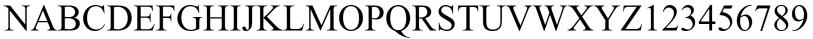
#> input picture 1st part/corrected_templ.png, 1625 x 78 px, found by its file name (shown at 1/2 size)
$ python textRecognizer2.py
#> lines starting #> are read from the running program, lines starting #| are printed output that depends on the picture; after the words box and inside, x2 and y2 are one past the last pixel; in counts of white or black regions, pixels touching at a corner belong together
import cv2
import numpy as np
import requests
from PIL import Image

HEIGHT = 500

def wait():
    key = cv2.waitKey(0)
    if key == ord('q'):
        exit(0)
    cv2.destroyAllWindows()

def cut_corners(img):
    coords = cv2.findNonZero(img)
    x, y, w, h = cv2.boundingRect(coords)
    cropped_image = img[y:y + h, x:x + w]
    return cropped_image

# [50 lines left out: functions match_letter_templater, sort_by_text, not called in this run]
flag = False
# [42 lines left out: function get_letters, not called in this run]

mn = "https://stepik.org/media/attachments/course/187016/MN_templ.png"
templ = "https://stepik.org/media/attachments/course/187016/text_template.png"
templ_corrected_MN = "https://stepik.org/media/attachments/course/187016/corrected_templ.png"

resp = requests.get(templ_corrected_MN, stream=True, timeout=100.0).raw
template = np.asarray(bytearray(resp.read()), dtype="uint8")
template = cv2.imdecode(template, cv2.IMREAD_GRAYSCALE)
#> template is the input picture: shape (78, 1625); min 0, max 255, mean 212.3
_, template = cv2.threshold(template, 230, 255, cv2.THRESH_BINARY_INV)
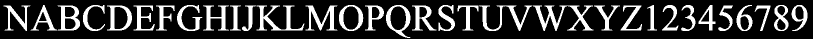
#> template: shape (78, 1625) (shown at 1/2 size); 20.2% white; 32 white regions, largest, box (x1, y1, x2, y2) and area: (1065, 11, 1187, 62) 1933, (513, 11, 609, 61) 1484, (958, 11, 1064, 62) 1373
template = cut_corners(template)
#> in cut_corners, `coords = cv2.findNonZero(img)`: coords = contour of 25620 points, box (x1, y1, x2, y2) (7, 10, 1615, 76), area 23642
#> in cut_corners, `x, y, w, h = cv2.boundingRect(coords)`: x = 7; y = 10; w = 1608; h = 66
#> in cut_corners, `cropped_image = img[y:y + h, x:x + w]`:
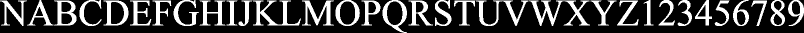
#> cropped_image: shape (66, 1608) (shown at 1/2 size); 24.1% white; 32 white regions, largest, box (x1, y1, x2, y2) and area: (1058, 1, 1180, 52) 1933, (506, 1, 602, 51) 1484, (951, 1, 1057, 52) 1373
# cv2.imshow("Alphabet", template)
th, tw = template.shape
#> th = 66; tw = 1608
# wait()
template = cv2.resize(template, (int(tw / th * HEIGHT), HEIGHT))
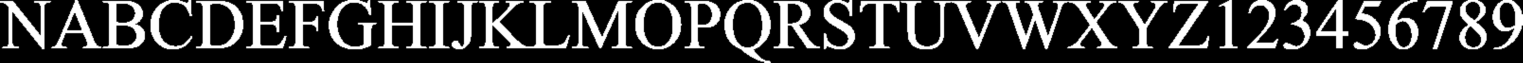
#> template: shape (500, 12181) (shown at 1/8 size); min 0, max 255, mean 61.6
# th, tw = template.shape
# template_contours = get_text_contours(template)

url = "https://stepik.org/media/attachments/course/187016/text_recogn_test_1.png"#input()
# url = "https://ucarecdn.com/f628d67d-377e-4d1e-867c-607ebf161ecc/"
# url = "https://stepik.org/media/attachments/course/187016/corrected_templ.png"
resp = requests.get(url, stream=True, timeout=100.0).raw
image = np.asarray(bytearray(resp.read()), dtype="uint8")
image = cv2.imdecode(image, cv2.IMREAD_GRAYSCALE)
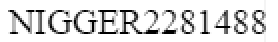
#> input picture 1st part/text_recogn_test_1.png, 139 x 21 px, found by its file name (shown 2 times larger)
#> image is the input picture: shape (21, 139); min 0, max 255, mean 219.6
_, image = cv2.threshold(image, 70, 255, cv2.THRESH_BINARY_INV)
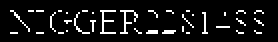
#> image: shape (21, 139) (shown 2 times larger); 8.4% white in thin lines or dots, all inside (x1, y1, x2, y2) = (5, 5, 132, 17)
# cv2.imshow("before", image)
image = cut_corners(image)
# [4 lines of commented-out code are left out]
ih, iw = image.shape
#> ih = 12; iw = 127
image = cv2.resize(image, (int(iw / ih * HEIGHT), HEIGHT))
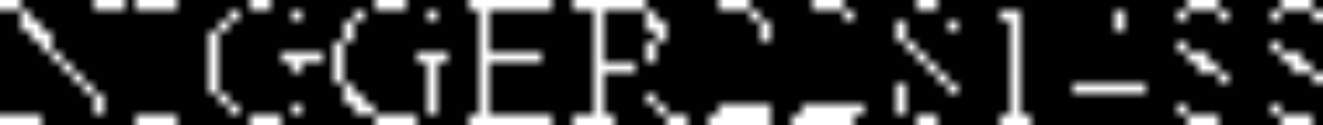
#> image: shape (500, 5291) (shown at 1/4 size); min 0, max 255, mean 41
cv2.imshow("sdfs", image)
wait()
#> (key q is pressed here)
#> (the program exits here)
